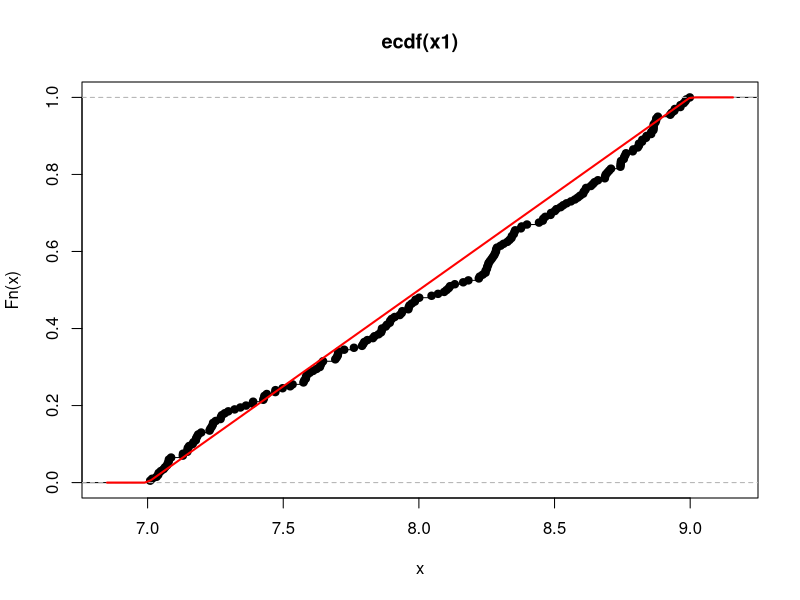
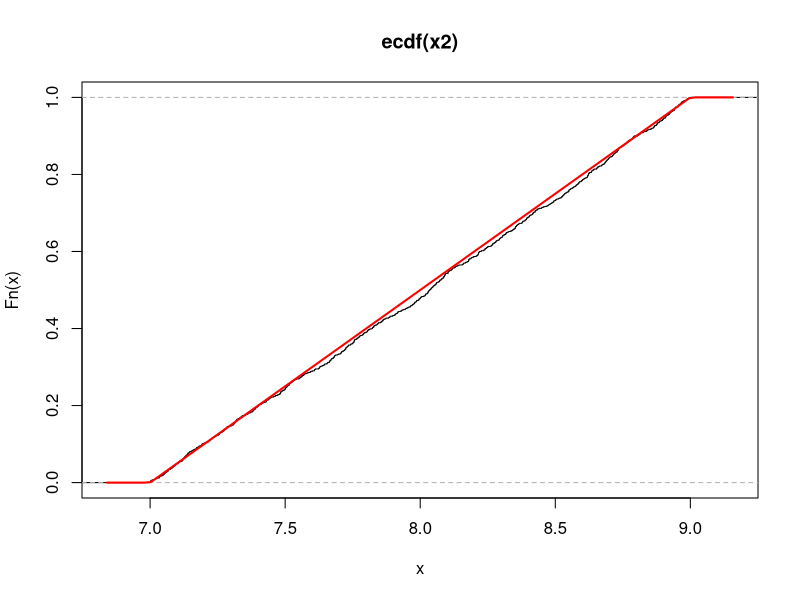

Here is the R script that generated these plots, in order:
#A
x1 <- runif(200, 7, 9)
plot(ecdf(x1))
curve(punif(x, 7, 9), add=T, lwd=2, col="red")

#B
x2 <- runif(1000, 7, 9)
plot(ecdf(x2))
curve(punif(x, 7, 9), add=T, lwd=2, col="red")
